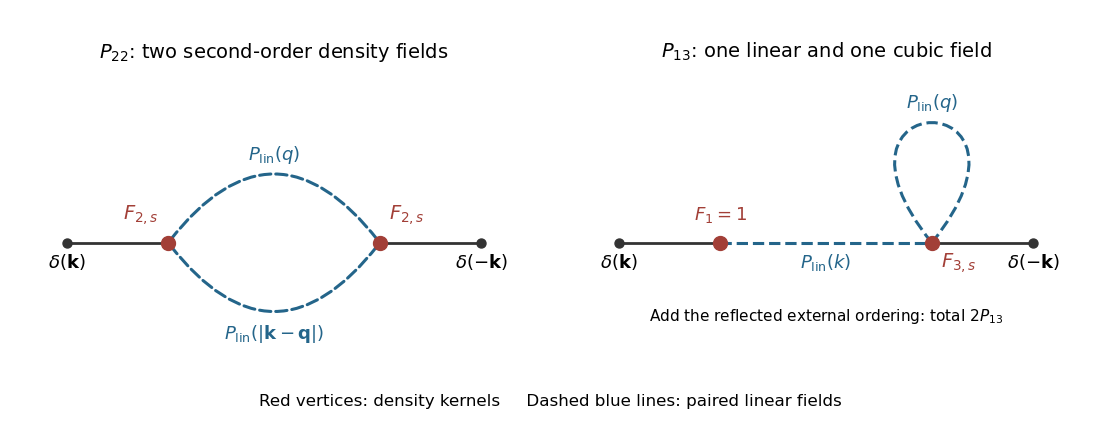

Here is the Python script that generated this plot:
#!/usr/bin/env python3
"""Render the P22 and P13 Wick-contraction diagrams to the current directory."""

from pathlib import Path

import matplotlib.pyplot as plt
from matplotlib.path import Path as MplPath
from matplotlib.patches import FancyArrowPatch, PathPatch

fig, axes = plt.subplots(1, 2, figsize=(11, 4.3), dpi=100, facecolor="white")
blue = "#24658a"
red = "#a23f37"

for ax in axes:
    ax.set_xlim(0, 10)
    ax.set_ylim(-2.4, 3.8)
    ax.axis("off")
    ax.plot([0.5, 2.7], [0, 0], color="#333333", lw=2)
    ax.plot([7.3, 9.5], [0, 0], color="#333333", lw=2)
    ax.scatter([0.5, 9.5], [0, 0], color="#333333", s=42, zorder=5)
    ax.text(0.5, -0.55, r"$\delta(\mathbf{k})$", ha="center", fontsize=13)
    ax.text(9.5, -0.55, r"$\delta(-\mathbf{k})$", ha="center", fontsize=13)

ax = axes[0]
ax.set_title(r"$P_{22}$: two second-order density fields", fontsize=14, pad=8)
ax.scatter([2.7, 7.3], [0, 0], color=red, s=100, zorder=5)
for curvature in [-0.65, 0.65]:
    ax.add_patch(FancyArrowPatch(
        (2.7, 0), (7.3, 0), connectionstyle=f"arc3,rad={curvature}",
        arrowstyle="-", linestyle="--", mutation_scale=1,
        color=blue, lw=2.2,
    ))
ax.text(5, 1.8, r"$P_{\rm lin}(q)$", ha="center", fontsize=13, color=blue)
ax.text(5, -2.1, r"$P_{\rm lin}(|\mathbf{k}-\mathbf{q}|)$",
        ha="center", fontsize=13, color=blue)
ax.text(2.5, 0.5, r"$F_{2,s}$", ha="right", fontsize=14, color=red)
ax.text(7.5, 0.5, r"$F_{2,s}$", ha="left", fontsize=14, color=red)

ax = axes[1]
ax.set_title(r"$P_{13}$: one linear and one cubic field", fontsize=14, pad=8)
ax.scatter([2.7, 7.3], [0, 0], color=red, s=100, zorder=5)
ax.plot([2.7, 7.3], [0, 0], color=blue, lw=2.2, ls="--")
# A loop pairs two of the three inputs to the cubic kernel.
loop = MplPath(
    [(7.3, 0), (4.5, 3.5), (10.1, 3.5), (7.3, 0)],
    [MplPath.MOVETO, MplPath.CURVE4, MplPath.CURVE4, MplPath.CURVE4],
)
ax.add_patch(PathPatch(loop, facecolor="none", edgecolor=blue, lw=2.2, ls="--"))
ax.text(5, -0.55, r"$P_{\rm lin}(k)$", ha="center", fontsize=13, color=blue)
ax.text(7.3, 2.95, r"$P_{\rm lin}(q)$", ha="center", fontsize=13, color=blue)
ax.text(2.7, 0.5, r"$F_1=1$", ha="center", fontsize=13, color=red)
ax.text(7.5, -0.55, r"$F_{3,s}$", ha="left", fontsize=14, color=red)
ax.text(5, -1.7, "Add the reflected external ordering: total $2P_{13}$",
        ha="center", fontsize=11)

fig.text(0.5, 0.055,
         "Red vertices: density kernels     Dashed blue lines: paired linear fields",
         ha="center", fontsize=12)
fig.subplots_adjust(left=0.04, right=0.96, top=0.84, bottom=0.18, wspace=0.20)
fig.savefig(Path(__file__).stem + ".png", facecolor="white", transparent=False)
plt.close(fig)
